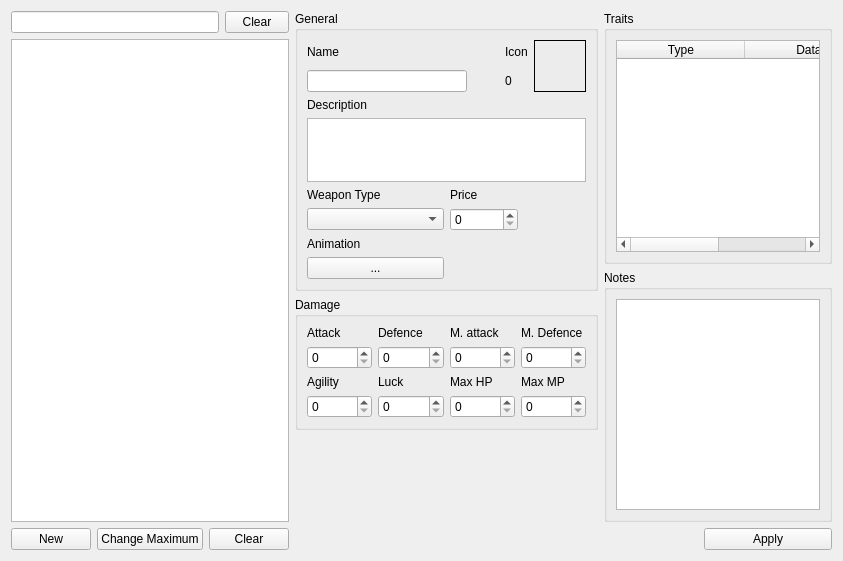
<?xml version="1.0" encoding="UTF-8"?>
<ui version="4.0">
 <class>WeaponsTab</class>
 <widget class="QWidget" name="WeaponsTab">
  <property name="geometry">
   <rect>
    <x>0</x>
    <y>0</y>
    <width>843</width>
    <height>561</height>
   </rect>
  </property>
  <property name="windowTitle">
   <string>Form</string>
  </property>
  <layout class="QVBoxLayout" name="verticalLayout">
   <item>
    <layout class="QHBoxLayout" name="horizontalLayout_8" stretch="15,20,15">
     <item>
      <layout class="QVBoxLayout" name="weaponsTableLayout">
       <item>
        <layout class="QHBoxLayout" name="horizontalLayout_4">
         <item>
          <widget class="QLineEdit" name="weaponNameFilter">
           <property name="sizePolicy">
            <sizepolicy hsizetype="Expanding" vsizetype="Fixed">
             <horstretch>0</horstretch>
             <verstretch>0</verstretch>
            </sizepolicy>
           </property>
          </widget>
         </item>
         <item>
          <widget class="QPushButton" name="weaponFilterButton">
           <property name="maximumSize">
            <size>
             <width>64</width>
             <height>16777215</height>
            </size>
           </property>
           <property name="text">
            <string>Clear</string>
           </property>
          </widget>
         </item>
        </layout>
       </item>
       <item>
        <widget class="BaseTable" name="weaponsTable">
         <property name="sizePolicy">
          <sizepolicy hsizetype="Expanding" vsizetype="Expanding">
           <horstretch>0</horstretch>
           <verstretch>0</verstretch>
          </sizepolicy>
         </property>
         <property name="editTriggers">
          <set>QAbstractItemView::EditTrigger::NoEditTriggers</set>
         </property>
         <property name="alternatingRowColors">
          <bool>true</bool>
         </property>
         <property name="selectionMode">
          <enum>QAbstractItemView::SelectionMode::SingleSelection</enum>
         </property>
         <property name="selectionBehavior">
          <enum>QAbstractItemView::SelectionBehavior::SelectRows</enum>
         </property>
         <property name="sortingEnabled">
          <bool>true</bool>
         </property>
         <property name="wordWrap">
          <bool>false</bool>
         </property>
         <attribute name="horizontalHeaderHighlightSections">
          <bool>false</bool>
         </attribute>
         <attribute name="horizontalHeaderStretchLastSection">
          <bool>true</bool>
         </attribute>
         <attribute name="verticalHeaderVisible">
          <bool>false</bool>
         </attribute>
        </widget>
       </item>
       <item>
        <layout class="QHBoxLayout" name="horizontalLayout_2" stretch="1,2,1">
         <item>
          <widget class="QPushButton" name="weaponNewButton">
           <property name="text">
            <string>New</string>
           </property>
          </widget>
         </item>
         <item>
          <widget class="QPushButton" name="weaponChangeMaximumButton">
           <property name="text">
            <string>Change Maximum</string>
           </property>
          </widget>
         </item>
         <item>
          <widget class="QPushButton" name="weaponClearButton">
           <property name="text">
            <string>Clear</string>
           </property>
          </widget>
         </item>
        </layout>
       </item>
      </layout>
     </item>
     <item>
      <layout class="QVBoxLayout" name="verticalLayout_7">
       <item>
        <widget class="QGroupBox" name="generalBox">
         <property name="title">
          <string>General</string>
         </property>
         <layout class="QVBoxLayout" name="verticalLayout_24">
          <item>
           <layout class="QHBoxLayout" name="horizontalLayout_15">
            <item>
             <layout class="QVBoxLayout" name="verticalLayout_25">
              <property name="rightMargin">
               <number>32</number>
              </property>
              <item>
               <widget class="QLabel" name="label_12">
                <property name="sizePolicy">
                 <sizepolicy hsizetype="Preferred" vsizetype="Preferred">
                  <horstretch>0</horstretch>
                  <verstretch>0</verstretch>
                 </sizepolicy>
                </property>
                <property name="text">
                 <string>Name</string>
                </property>
               </widget>
              </item>
              <item>
               <widget class="QLineEdit" name="weaponNameEdit"/>
              </item>
             </layout>
            </item>
            <item>
             <layout class="QVBoxLayout" name="verticalLayout_26">
              <item>
               <widget class="QLabel" name="label_13">
                <property name="text">
                 <string>Icon</string>
                </property>
               </widget>
              </item>
              <item>
               <widget class="QLabel" name="weaponIconIndexLabel">
                <property name="text">
                 <string>0</string>
                </property>
               </widget>
              </item>
             </layout>
            </item>
            <item>
             <widget class="QFrame" name="weaponIconFrame">
              <property name="styleSheet">
               <string notr="true">QFrame#weaponIconFrame { border: 1px solid black; }</string>
              </property>
              <property name="frameShape">
               <enum>QFrame::Shape::StyledPanel</enum>
              </property>
              <property name="frameShadow">
               <enum>QFrame::Shadow::Raised</enum>
              </property>
              <layout class="QHBoxLayout" name="horizontalLayout_16">
               <item>
                <widget class="QLabel" name="weaponIconLabel">
                 <property name="minimumSize">
                  <size>
                   <width>32</width>
                   <height>32</height>
                  </size>
                 </property>
                 <property name="text">
                  <string/>
                 </property>
                 <property name="margin">
                  <number>0</number>
                 </property>
                </widget>
               </item>
              </layout>
             </widget>
            </item>
           </layout>
          </item>
          <item>
           <widget class="QLabel" name="label_17">
            <property name="text">
             <string>Description</string>
            </property>
           </widget>
          </item>
          <item>
           <widget class="QPlainTextEdit" name="weaponDescEdit">
            <property name="sizePolicy">
             <sizepolicy hsizetype="Expanding" vsizetype="Expanding">
              <horstretch>0</horstretch>
              <verstretch>0</verstretch>
             </sizepolicy>
            </property>
            <property name="maximumSize">
             <size>
              <width>16777215</width>
              <height>64</height>
             </size>
            </property>
            <property name="verticalScrollBarPolicy">
             <enum>Qt::ScrollBarPolicy::ScrollBarAlwaysOff</enum>
            </property>
            <property name="horizontalScrollBarPolicy">
             <enum>Qt::ScrollBarPolicy::ScrollBarAlwaysOff</enum>
            </property>
            <property name="lineWrapMode">
             <enum>QPlainTextEdit::LineWrapMode::NoWrap</enum>
            </property>
           </widget>
          </item>
          <item>
           <layout class="QGridLayout" name="gridLayout_2" columnstretch="1,1">
            <item row="0" column="1">
             <widget class="QLabel" name="label_15">
              <property name="text">
               <string>Price</string>
              </property>
             </widget>
            </item>
            <item row="0" column="0">
             <widget class="QLabel" name="label_14">
              <property name="text">
               <string>Weapon Type</string>
              </property>
             </widget>
            </item>
            <item row="1" column="1">
             <layout class="QHBoxLayout" name="horizontalLayout" stretch="1,1">
              <item>
               <widget class="QSpinBox" name="weaponPriceSpinBox"/>
              </item>
              <item>
               <spacer name="horizontalSpacer_2">
                <property name="orientation">
                 <enum>Qt::Orientation::Horizontal</enum>
                </property>
                <property name="sizeHint" stdset="0">
                 <size>
                  <width>40</width>
                  <height>20</height>
                 </size>
                </property>
               </spacer>
              </item>
             </layout>
            </item>
            <item row="1" column="0">
             <widget class="QComboBox" name="weaponTypeComboBox">
              <property name="currentIndex">
               <number>-1</number>
              </property>
             </widget>
            </item>
            <item row="2" column="0">
             <widget class="QLabel" name="label_16">
              <property name="text">
               <string>Animation</string>
              </property>
             </widget>
            </item>
            <item row="3" column="0">
             <widget class="SelectorButton" name="weaponAnimationButton">
              <property name="text">
               <string>...</string>
              </property>
             </widget>
            </item>
           </layout>
          </item>
         </layout>
        </widget>
       </item>
       <item>
        <widget class="QGroupBox" name="damageBox">
         <property name="title">
          <string>Damage</string>
         </property>
         <layout class="QHBoxLayout" name="horizontalLayout_5">
          <item>
           <layout class="QGridLayout" name="gridLayout">
            <item row="0" column="0">
             <widget class="QLabel" name="label_4">
              <property name="text">
               <string>Attack</string>
              </property>
             </widget>
            </item>
            <item row="0" column="2">
             <widget class="QLabel" name="label_7">
              <property name="text">
               <string>M. attack</string>
              </property>
             </widget>
            </item>
            <item row="3" column="0">
             <widget class="QSpinBox" name="weaponDamageAgilitySpinBox"/>
            </item>
            <item row="0" column="1">
             <widget class="QLabel" name="label_6">
              <property name="text">
               <string>Defence</string>
              </property>
             </widget>
            </item>
            <item row="2" column="0">
             <widget class="QLabel" name="label_5">
              <property name="text">
               <string>Agility</string>
              </property>
             </widget>
            </item>
            <item row="1" column="0">
             <widget class="QSpinBox" name="weaponDamageAttackSpinBox"/>
            </item>
            <item row="0" column="3">
             <widget class="QLabel" name="label_8">
              <property name="text">
               <string>M. Defence</string>
              </property>
             </widget>
            </item>
            <item row="1" column="1">
             <widget class="QSpinBox" name="weaponDamageDefenseSpinBox"/>
            </item>
            <item row="1" column="2">
             <widget class="QSpinBox" name="weaponDamageMAttackSpinBox"/>
            </item>
            <item row="1" column="3">
             <widget class="QSpinBox" name="weaponDamageMDefenseSpinBox"/>
            </item>
            <item row="3" column="1">
             <widget class="QSpinBox" name="weaponDamageLuckSpinBox"/>
            </item>
            <item row="3" column="2">
             <widget class="QSpinBox" name="weaponDamageMaxHPSpinBox"/>
            </item>
            <item row="3" column="3">
             <widget class="QSpinBox" name="weaponDamageMaxMPSpinBox"/>
            </item>
            <item row="2" column="1">
             <widget class="QLabel" name="label_9">
              <property name="text">
               <string>Luck</string>
              </property>
             </widget>
            </item>
            <item row="2" column="2">
             <widget class="QLabel" name="label_10">
              <property name="text">
               <string>Max HP</string>
              </property>
             </widget>
            </item>
            <item row="2" column="3">
             <widget class="QLabel" name="label_11">
              <property name="text">
               <string>Max MP</string>
              </property>
             </widget>
            </item>
           </layout>
          </item>
         </layout>
        </widget>
       </item>
       <item>
        <spacer name="verticalSpacer_2">
         <property name="orientation">
          <enum>Qt::Orientation::Vertical</enum>
         </property>
         <property name="sizeHint" stdset="0">
          <size>
           <width>20</width>
           <height>40</height>
          </size>
         </property>
        </spacer>
       </item>
      </layout>
     </item>
     <item>
      <layout class="QVBoxLayout" name="verticalLayout_27">
       <item>
        <widget class="QGroupBox" name="effectsBox">
         <property name="title">
          <string>Traits</string>
         </property>
         <layout class="QVBoxLayout" name="verticalLayout_28">
          <item>
           <widget class="QTableWidget" name="weaponTraitsList">
            <property name="editTriggers">
             <set>QAbstractItemView::EditTrigger::NoEditTriggers</set>
            </property>
            <property name="selectionMode">
             <enum>QAbstractItemView::SelectionMode::SingleSelection</enum>
            </property>
            <property name="selectionBehavior">
             <enum>QAbstractItemView::SelectionBehavior::SelectRows</enum>
            </property>
            <attribute name="horizontalHeaderDefaultSectionSize">
             <number>128</number>
            </attribute>
            <attribute name="horizontalHeaderHighlightSections">
             <bool>false</bool>
            </attribute>
            <attribute name="horizontalHeaderStretchLastSection">
             <bool>true</bool>
            </attribute>
            <attribute name="verticalHeaderVisible">
             <bool>false</bool>
            </attribute>
            <column>
             <property name="text">
              <string>Type</string>
             </property>
            </column>
            <column>
             <property name="text">
              <string>Data</string>
             </property>
            </column>
           </widget>
          </item>
         </layout>
        </widget>
       </item>
       <item>
        <widget class="QGroupBox" name="notesBox">
         <property name="title">
          <string>Notes</string>
         </property>
         <layout class="QVBoxLayout" name="verticalLayout_29">
          <item>
           <widget class="QPlainTextEdit" name="weaponNotes"/>
          </item>
         </layout>
        </widget>
       </item>
       <item>
        <layout class="QHBoxLayout" name="horizontalLayout_3">
         <item>
          <spacer name="horizontalSpacer">
           <property name="orientation">
            <enum>Qt::Orientation::Horizontal</enum>
           </property>
           <property name="sizeHint" stdset="0">
            <size>
             <width>40</width>
             <height>20</height>
            </size>
           </property>
          </spacer>
         </item>
         <item>
          <widget class="QPushButton" name="weaponApplyButton">
           <property name="minimumSize">
            <size>
             <width>128</width>
             <height>0</height>
            </size>
           </property>
           <property name="text">
            <string>Apply</string>
           </property>
          </widget>
         </item>
        </layout>
       </item>
      </layout>
     </item>
    </layout>
   </item>
  </layout>
 </widget>
 <customwidgets>
  <customwidget>
   <class>BaseTable</class>
   <extends>QTableView</extends>
   <header>base_table.hpp</header>
  </customwidget>
  <customwidget>
   <class>SelectorButton</class>
   <extends>QPushButton</extends>
   <header>selector_button.hpp</header>
  </customwidget>
 </customwidgets>
 <resources/>
 <connections/>
</ui>
